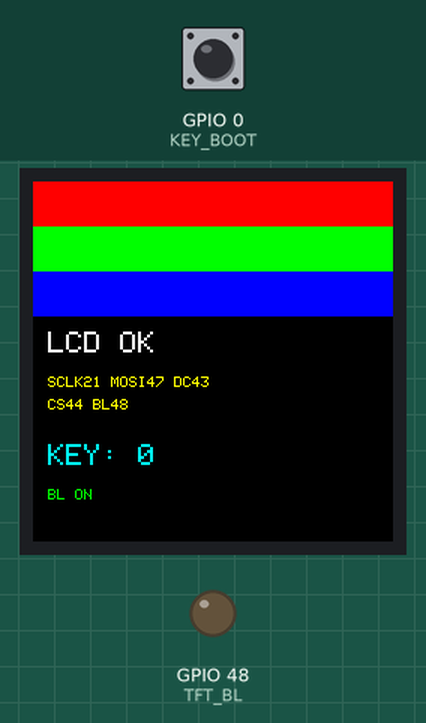
Bench run of a sketch on a simulated ESP32-S3. Parts: 240×240 colour display, output pins drawn as LEDs (lit = HIGH). Inputs (shaded band) come from the test bench; at power-on: GPIO 0 (KEY_BOOT) HIGH. What the sketch prints to the serial monitor is not drawn.

Above: at 1.8 s.
1.9 s: GPIO 0 (KEY_BOOT) pulled LOW for 0.15 s
At 3.1 s:
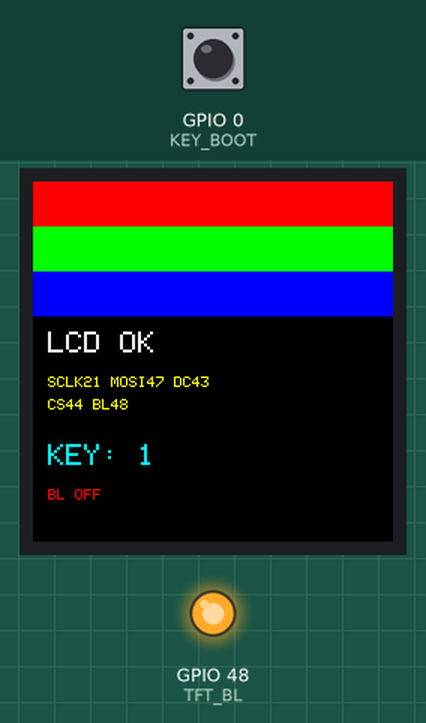
3.5 s: GPIO 0 (KEY_BOOT) pulled LOW for 1 s
At 5.0 s:
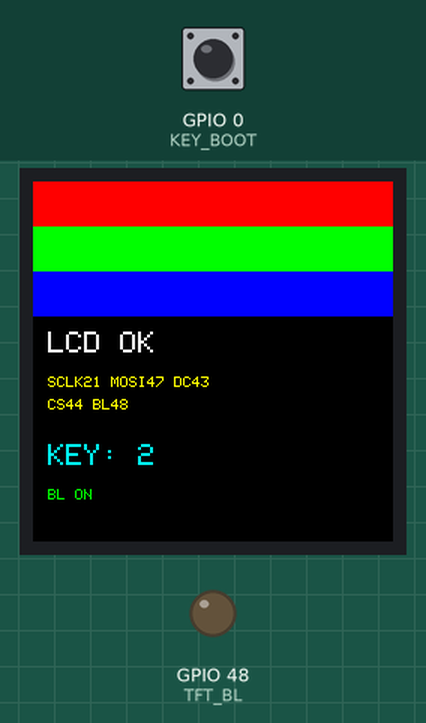
6.0 s: GPIO 0 (KEY_BOOT) pulled LOW for 0.15 s
At 7.2 s:
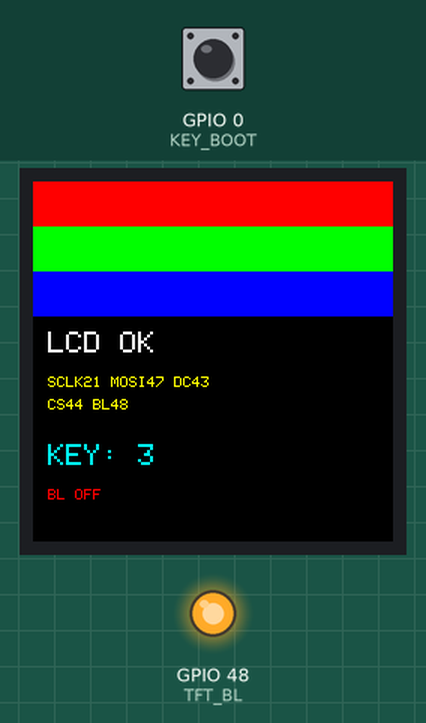
7.6 s: GPIO 0 (KEY_BOOT) pulled LOW for 1 s
At 8.7 s:
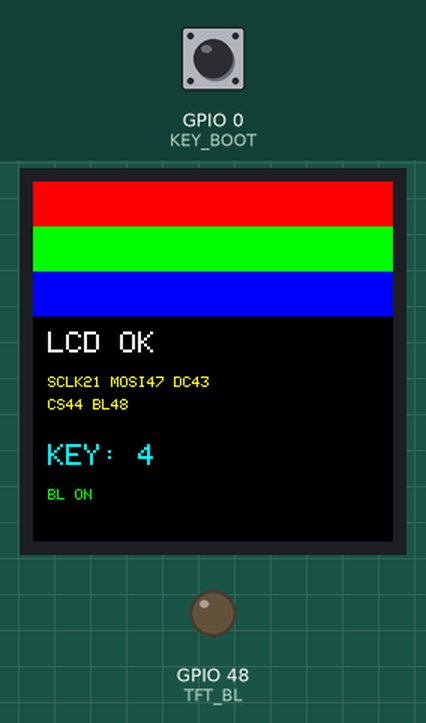
Timing chart, 0 to 10.6 s (numbered marks = the images above; inputs shaded):
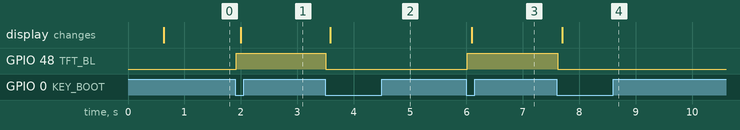

The sketch:

lcd_key_probe.ino
```cpp
// ============================================================
//  第 3 周硬件探针:验证板载 LCD(ST7789)与 BOOT 按键是否可用
//
//  目的:写完整逻辑之前先确认引脚对不对。屏幕能亮、按键有反应,
//        再动手写第 3 周闭环。
//
//  ESP32-S3-EYE 引脚(官方 BSP):
//    LCD ST7789  SCLK=21  MOSI=47  DC=43  CS=44  BL(背光)=48
//    按键       BOOT = GPIO0(按下为低电平)
//
//  预期:屏幕显示彩色色块 + 中文/英文提示;按 BOOT 键屏幕计数递增。
// ============================================================
#include <SPI.h>
#include <Adafruit_GFX.h>
#include <Adafruit_ST7789.h>

#define TFT_SCLK 21
#define TFT_MOSI 47
#define TFT_DC   43
#define TFT_CS   44
#define TFT_BL   48
#define TFT_RST  -1          // 未连接,交给 init() 软件复位

#define KEY_BOOT 0           // BOOT 按键

Adafruit_ST7789 tft = Adafruit_ST7789(&SPI, TFT_CS, TFT_DC, TFT_RST);

int press_count = 0;
bool bl_on = true;           // 背光状态(低电平点亮)
bool last_key = true;        // 上拉,未按下 = HIGH
unsigned long last_print_ms = 0;

void showScreen() {
  tft.fillScreen(ST77XX_BLACK);

  // 顶部色条,确认 RGB 正常
  tft.fillRect(0, 0, 240, 30, ST77XX_RED);
  tft.fillRect(0, 30, 240, 30, ST77XX_GREEN);
  tft.fillRect(0, 60, 240, 30, ST77XX_BLUE);

  tft.setTextSize(2);
  tft.setTextColor(ST77XX_WHITE);
  tft.setCursor(10, 100);
  tft.print("LCD OK");

  tft.setTextSize(1);
  tft.setTextColor(ST77XX_YELLOW);
  tft.setCursor(10, 130);
  tft.print("SCLK21 MOSI47 DC43");
  tft.setCursor(10, 145);
  tft.print("CS44 BL48");

  tft.setTextSize(2);
  tft.setTextColor(ST77XX_CYAN);
  tft.setCursor(10, 175);
  tft.print("KEY: ");
  tft.print(press_count);

  tft.setTextSize(1);
  tft.setTextColor(bl_on ? ST77XX_GREEN : ST77XX_RED);
  tft.setCursor(10, 205);
  tft.print(bl_on ? "BL ON" : "BL OFF");
}

void setup() {
  Serial.begin(115200);
  Serial.setTxTimeoutMs(0);   // S3-EYE 原生 USB:写不进就丢弃,绝不阻塞
  delay(400);

  // 背光:原理图上背光由 AO3401A(P 沟道 MOS)驱动,栅极经电阻接 GPIO48。
  // P-MOS 是 Vgs<0 导通,所以 **低电平点亮、高电平熄灭** —— 与直觉相反。
  pinMode(TFT_BL, OUTPUT);
  digitalWrite(TFT_BL, LOW);

  // 按键(上拉,按下接地)
  pinMode(KEY_BOOT, INPUT_PULLUP);

  // 自定义 SPI 引脚:MISO 不用(-1)
  SPI.begin(TFT_SCLK, -1, TFT_MOSI);

  tft.init(240, 240);
  tft.setRotation(0);

  showScreen();

  Serial.println("[PROBE] setup done");
  Serial.println("[PROBE] LCD init attempted, KEY_BOOT=GPIO0");
}

void loop() {
  bool key = digitalRead(KEY_BOOT);

  // 按下沿:切换背光(并打印当前电平),方便判断背光极性
  if (last_key && !key) {
    press_count++;
    bl_on = !bl_on;
    digitalWrite(TFT_BL, bl_on ? LOW : HIGH);
    Serial.printf("[PROBE] key pressed, count=%d, backlight=%s\n",
                  press_count, bl_on ? "ON" : "OFF");
    showScreen();
    delay(200);               // 简单去抖
  }
  last_key = key;

  // 每 3 秒报一次存活
  if (millis() - last_print_ms > 3000) {
    last_print_ms = millis();
    Serial.printf("[PROBE] alive %lu ms, key=%s, count=%d\n",
                  millis(), key ? "UP" : "DOWN", press_count);
  }

  delay(20);
}
```

Measured:
- after the input at 1.9 s, GPIO 48 (TFT_BL): LOW → HIGH at once; the display: changes after 0.10 s (image 1)
- after the input at 3.5 s, GPIO 48 (TFT_BL): HIGH → LOW at once; the display: changes after 0.08 s (image 2)
- after the input at 6.0 s, GPIO 48 (TFT_BL): LOW → HIGH at once; the display: changes after 0.09 s (image 3)
- after the input at 7.6 s, GPIO 48 (TFT_BL): HIGH → LOW at once; the display: changes after 0.10 s (image 4)
